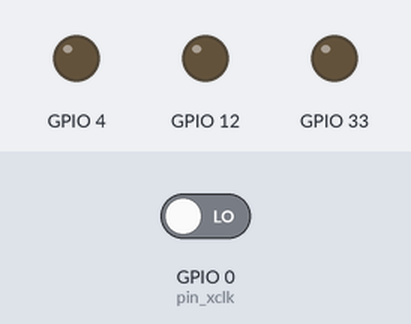
Bench run of a sketch on a simulated ESP32. On the bench: output pins drawn as LEDs (lit = HIGH). The inputs (shaded band) are chosen by the test bench; at power-on: GPIO 0 (pin_xclk) LOW. WiFi joins after 1.5 s; servers stay silent unless stated; uploads are accepted with an empty reply; the camera gives no picture; what the sketch prints to the serial monitor is not drawn.

Above: at 0.0 s.
At 3.0 s:
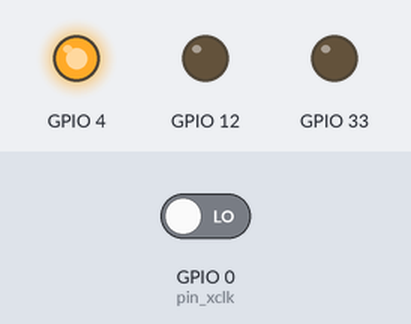
3.1 s: GPIO 0 (pin_xclk) driven HIGH
At 3.8 s:
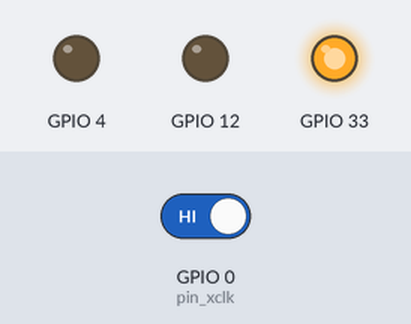
Timing chart, 0 to 6.1 s (numbered marks = the images above; inputs shaded):
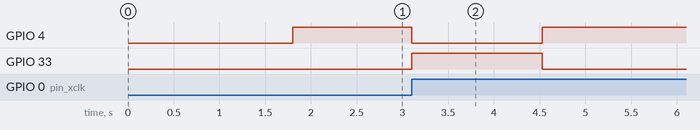

The sketch:

main.ino.ino
```cpp
/*
  Dibuat Oleh
  Christian Trisno Sen Long Chen - 219116782
 */
 /*
  Init Library
 */
#include "esp_camera.h"
#include "Arduino.h"

#include "soc/soc.h"           // Disable brownour problems
#include "soc/rtc_cntl_reg.h"  // Disable brownour problems
#include "driver/rtc_io.h"
// WIFI
#include <WiFi.h>

/*
  Init Define
 */
// define the number of bytes you want to access
#define EEPROM_SIZE 1

// Pin definition for CAMERA_MODEL_AI_THINKER
#define PWDN_GPIO_NUM     32
#define RESET_GPIO_NUM    -1
#define XCLK_GPIO_NUM      0
#define SIOD_GPIO_NUM     26
#define SIOC_GPIO_NUM     27

#define Y9_GPIO_NUM       35
#define Y8_GPIO_NUM       34
#define Y7_GPIO_NUM       39
#define Y6_GPIO_NUM       36
#define Y5_GPIO_NUM       21
#define Y4_GPIO_NUM       19
#define Y3_GPIO_NUM       18
#define Y2_GPIO_NUM        5
#define VSYNC_GPIO_NUM    25
#define HREF_GPIO_NUM     23
#define PCLK_GPIO_NUM     22

/*
  Camera Section
 */
int pictureNumber = 0;
camera_fb_t * fb = NULL;
void setupCamera(){
  camera_config_t config;
  config.ledc_channel = LEDC_CHANNEL_0;
  config.ledc_timer = LEDC_TIMER_0;
  config.pin_d0 = Y2_GPIO_NUM;
  config.pin_d1 = Y3_GPIO_NUM;
  config.pin_d2 = Y4_GPIO_NUM;
  config.pin_d3 = Y5_GPIO_NUM;
  config.pin_d4 = Y6_GPIO_NUM;
  config.pin_d5 = Y7_GPIO_NUM;
  config.pin_d6 = Y8_GPIO_NUM;
  config.pin_d7 = Y9_GPIO_NUM;
  config.pin_xclk = XCLK_GPIO_NUM;
  config.pin_pclk = PCLK_GPIO_NUM;
  config.pin_vsync = VSYNC_GPIO_NUM;
  config.pin_href = HREF_GPIO_NUM;
  config.pin_sscb_sda = SIOD_GPIO_NUM;
  config.pin_sscb_scl = SIOC_GPIO_NUM;
  config.pin_pwdn = PWDN_GPIO_NUM;
  config.pin_reset = RESET_GPIO_NUM;
  config.xclk_freq_hz = 20000000;
  config.pixel_format = PIXFORMAT_JPEG;

  // init with high specs to pre-allocate larger buffers
  if(psramFound()){
    config.frame_size = FRAMESIZE_SVGA;
    config.jpeg_quality = 10;  //0-63 lower number means higher quality
    config.fb_count = 2;
  } else {
    config.frame_size = FRAMESIZE_CIF;
    config.jpeg_quality = 12;  //0-63 lower number means higher quality
    config.fb_count = 1;
  }

  // camera init
  esp_err_t err = esp_camera_init(&config);
  if (err != ESP_OK) {
    Serial.printf("Camera init failed with error 0x%x", err);
    delay(1000);
    ESP.restart();
  }
}

/*
  WIFI Setup
 */
const char* ssid = "Mama Mix";
const char* password = "mamamix88";
String serverName = "192.168.1.11";   // REPLACE WITH YOUR Raspberry Pi IP ADDRESS
//String serverName = "example.com";   // OR REPLACE WITH YOUR DOMAIN NAME

String serverPath = "/upload";     // The default serverPath should be upload.php

const int serverPort = 3000;

WiFiClient client;
void setupWIFI(){
  WiFi.mode(WIFI_STA);
  Serial.println();
  Serial.print("Connecting to ");
  Serial.println(ssid);
  WiFi.begin(ssid, password);
  while (WiFi.status() != WL_CONNECTED) {
    Serial.print(".");
    delay(500);
  }
  Serial.println();
  Serial.print("ESP32-CAM IP Address: ");
  Serial.println(WiFi.localIP());
}
String sendPhoto() {
  String getAll;
  String getBody;
  camera_fb_t * fb = NULL;
  fb = esp_camera_fb_get();
  if(!fb) {
    Serial.println("Camera capture failed");
    delay(1000);
    ESP.restart();
  }
  delay(1000);

  Serial.println("Connecting to server: " + serverName);

  if (client.connect(serverName.c_str(), serverPort)) {
    Serial.println("Connection successful!");
    String head = "--Doorbell\r\nContent-Disposition: form-data; name=\"imageFile\"; filename=\"esp32-cam.jpg\"\r\nContent-Type: image/jpeg\r\n\r\n";
    String tail = "\r\n--Doorbell--\r\n";

    uint32_t imageLen = fb->len;
    uint32_t extraLen = head.length() + tail.length();
    uint32_t totalLen = imageLen + extraLen;

    client.println("POST " + serverPath + " HTTP/1.1");
    client.println("Host: " + serverName);
    client.println("Content-Length: " + String(totalLen));
    client.println("Content-Type: multipart/form-data; boundary=Doorbell");
    client.println();
    client.print(head);

    uint8_t *fbBuf = fb->buf;
    size_t fbLen = fb->len;
    for (size_t n=0; n<fbLen; n=n+1024) {
      if (n+1024 < fbLen) {
        client.write(fbBuf, 1024);
        fbBuf += 1024;
      }
      else if (fbLen%1024>0) {
        size_t remainder = fbLen%1024;
        client.write(fbBuf, remainder);
      }
    }
    client.print(tail);

    esp_camera_fb_return(fb);

    int timoutTimer = 10000;
    long startTimer = millis();
    boolean state = false;

    while ((startTimer + timoutTimer) > millis()) {
      Serial.print(".");
      delay(100);
      while (client.available()) {
        char c = client.read();
        if (c == '\n') {
          if (getAll.length()==0) { state=true; }
          getAll = "";
        }
        else if (c != '\r') { getAll += String(c); }
        if (state==true) { getBody += String(c); }
        startTimer = millis();
      }
      if (getBody.length()>0) { break; }
    }
    Serial.println();
    client.stop();
    Serial.println(getBody);
  }
  else {
    getBody = "Connection to " + serverName +  " failed.";
    Serial.println(getBody);
  }
  return getBody;
}

const int timerInterval = 2500;    // time between each HTTP POST image
unsigned long previousMillis = 0;   // last time image was sent
void setup() {
  WRITE_PERI_REG(RTC_CNTL_BROWN_OUT_REG, 0);
  Serial.begin(115200);
  Serial.setDebugOutput(true);

  pinMode(4, OUTPUT);
  pinMode(12, OUTPUT);
  pinMode(33, OUTPUT);
  pinMode(13, INPUT_PULLUP);
  setupCamera();
  setupWIFI();


}

int TEMP_BUTTON= HIGH;
int STATE_BUTTON= HIGH;

void loop() {
  unsigned long currentMillis = millis();
  if (currentMillis - previousMillis >= timerInterval) {

    previousMillis = currentMillis;
  }
  TEMP_BUTTON = digitalRead(0);
  /*
  * Start Logic Here
  */
  if(TEMP_BUTTON  && !STATE_BUTTON ){
    Serial.println("Clicked");
    digitalWrite(4, LOW);
    digitalWrite(33, HIGH);
    sendPhoto();
  }
  else {
    digitalWrite(4, HIGH);
    digitalWrite(33, LOW);
  }
   /*
  * End Logic Here
  */
  STATE_BUTTON = TEMP_BUTTON;
}
```

Measured:
- after the input at 3.1 s, GPIO 4: HIGH → LOW at once, → HIGH 1.4 s later; GPIO 33: LOW → HIGH at once, → LOW 1.4 s later
